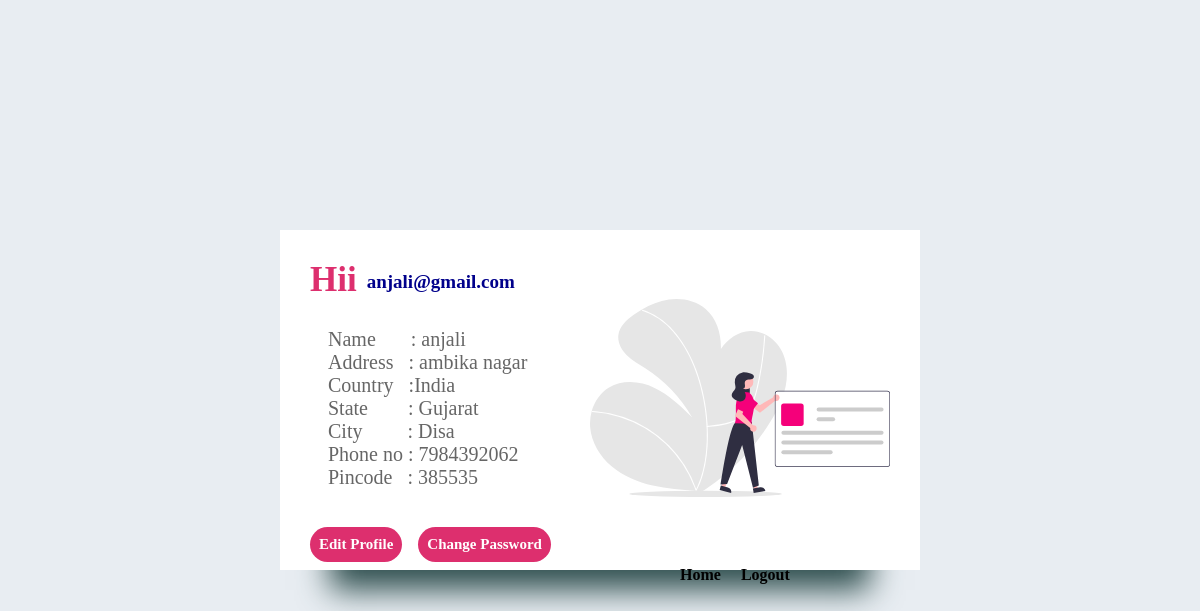
/profile.php (signed in), run on the app's committed database.
### tables this page shows
CREATE TABLE `cust_tbl` (
  `cust_id` int(5) NOT NULL,
  `cust_name` varchar(30) NOT NULL,
  `address` text NOT NULL,
  `country` varchar(30) NOT NULL,
  `state` varchar(30) NOT NULL,
  `city` varchar(30) NOT NULL,
  `phoneno` bigint(10) NOT NULL,
  `email` varchar(50) NOT NULL,
  `pincode` int(6) NOT NULL,
  `password` varchar(100) NOT NULL
);

### profile.php (the view, shortened to what this page needs)
<?php
require('config.php');
    $email = $_SESSION['email'];
    $query =mysqli_query($conn,"SELECT * FROM cust_tbl WHERE email='$email'");
    $row = mysqli_fetch_assoc($query);
?>
<!DOCTYPE html>
<html lang="en">
<head>
    <link rel="stylesheet" href="css/profile.css?v=<?php echo time(); ?>">
</head>
<body>
<div class="form_container">
    <div class="myform">
        <form action="" method="POST">
        <div class="inline">
            <h2>Hii</h2><div class="email"><?php echo"<b>$_SESSION[email]</b>"; ?></div>
        </div>
            <br>
            <div class="label">
            <label for="">Name&nbsp;&nbsp;&nbsp;&nbsp;&nbsp;&nbsp;<span> :</span> <?php echo $row['cust_name']; ?></label><br>
            <label for="">Address &nbsp;&nbsp;<span>:</span> <?php echo $row['address']; ?></label><br>
            <label for="">Country&nbsp;&nbsp;&nbsp;<span>:</span><?php echo $row['country']; ?></label><br>
            <label for="">State &nbsp;&nbsp;&nbsp;&nbsp;&nbsp;&nbsp;<span> :</span> <?php echo $row['state']; ?></label><br>
            <label for="">City &nbsp;&nbsp;&nbsp;&nbsp;&nbsp;&nbsp;&nbsp;<span> :</span> <?php echo $row['city']; ?></label><br>
            <label for="">Phone no <span>:</span> <?php echo $row['phoneno']; ?></label><br>
            <label for="">Pincode &nbsp;&nbsp;<span>:</span> <?php echo $row['pincode']; ?></label><br>
            </div>
            <br>
            <input type="submit" name="profile" value="Edit Profile" class="form-btn">
            <input type="submit" name="changepass" value="Change Password" class="form-btn">
            <p><a href="index.php">Home</a><a href="logout.php">Logout</a></p>
        </form>
    </div>
    <div class="image">
        <img src="images/profile.svg" width="300px">
    </div>
</div>
</body>
</html>

### css/profile.css (style rules this page uses)
* { padding: 0; margin: 0; box-sizing: border-box; font-family: Poppins; }
body { background-color: #E8EDF2; }
div.form_container { position: absolute; top: 50%; left: 50%; transform: translate(-50%,-50%); display: flex; flex-direction: row; align-items: center; background-color: white; padding: 30px; box-shadow: 0 70px 30px -50px darkslategrey; }
div.form_container div.myform { width: 280px; height: 280px; }
div.inline { display: inline-flex; }
div.inline h2 { margin-right: 10px; color: #dd2f6e; margin-bottom: 18px; font-size: 35px; }
div.inline div.email { margin-top: 11px; color: darkblue; font-size: 19px; }
div.label { color: #666; padding-left: 18px; font-size: 20px; margin-top: 10px; }
div.myform .form-btn { color: white; background-color: #dd2f6e; border: none; outline: none; border-radius: 50px; font-size: 15px; padding: 9px; font-weight: 600; margin-right: 12px; cursor: pointer; margin-top: 20px; margin-bottom: 4px; }
div.myform p a { text-decoration: none; color: black; margin-left: 20px; font-weight: 600; }
div.myform p { margin-left: 350px; }

### data on the page
cust_tbl: cust_name "anjali", address "ambika nagar", country "India", state "Gujarat", city "Disa", phoneno "7984392062", pincode "385535"

### other printed values
$_SESSION[email] "anjali@gmail.com"
